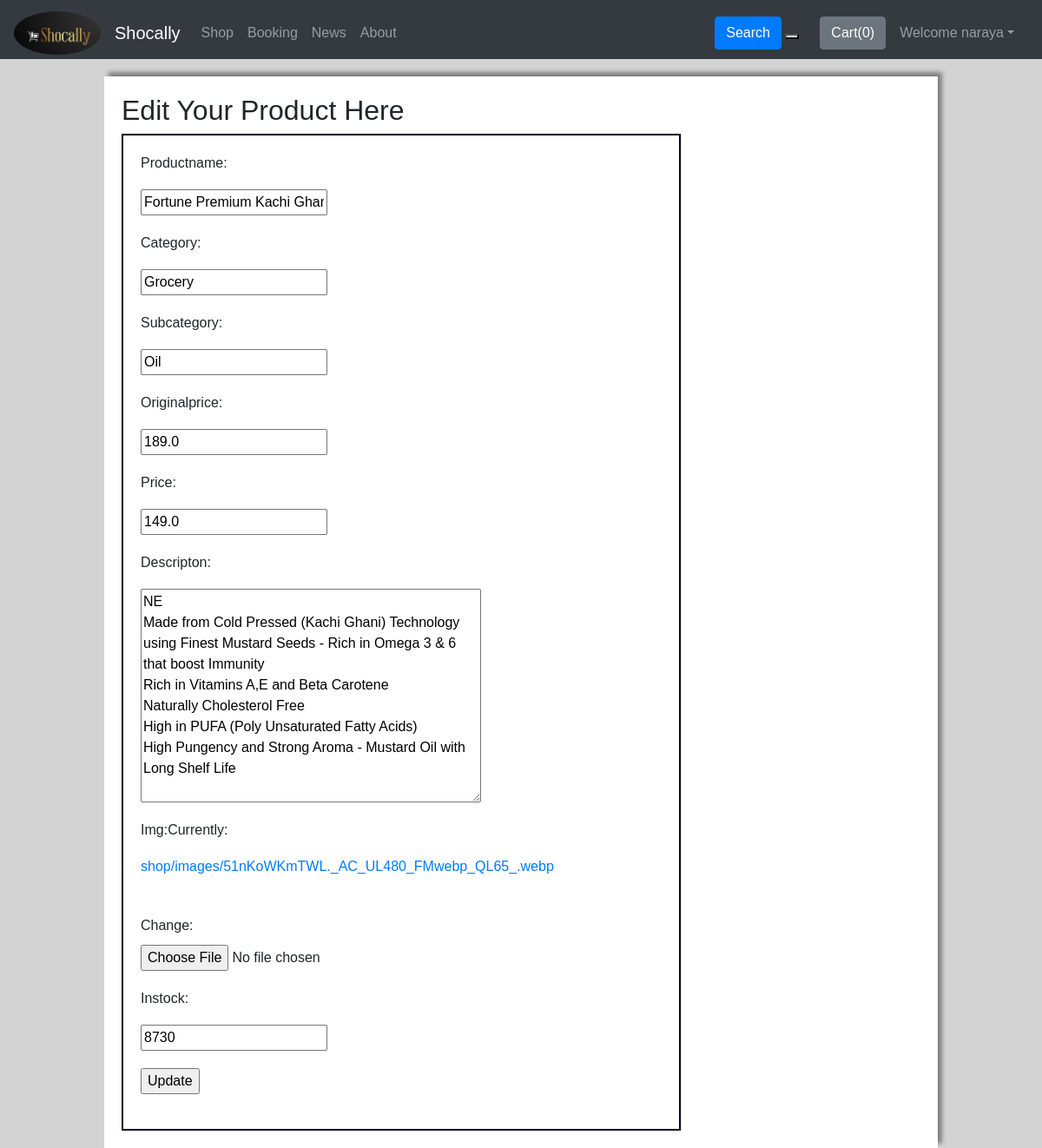
The app's page /shop/editProduct/14 (signed in), older data.
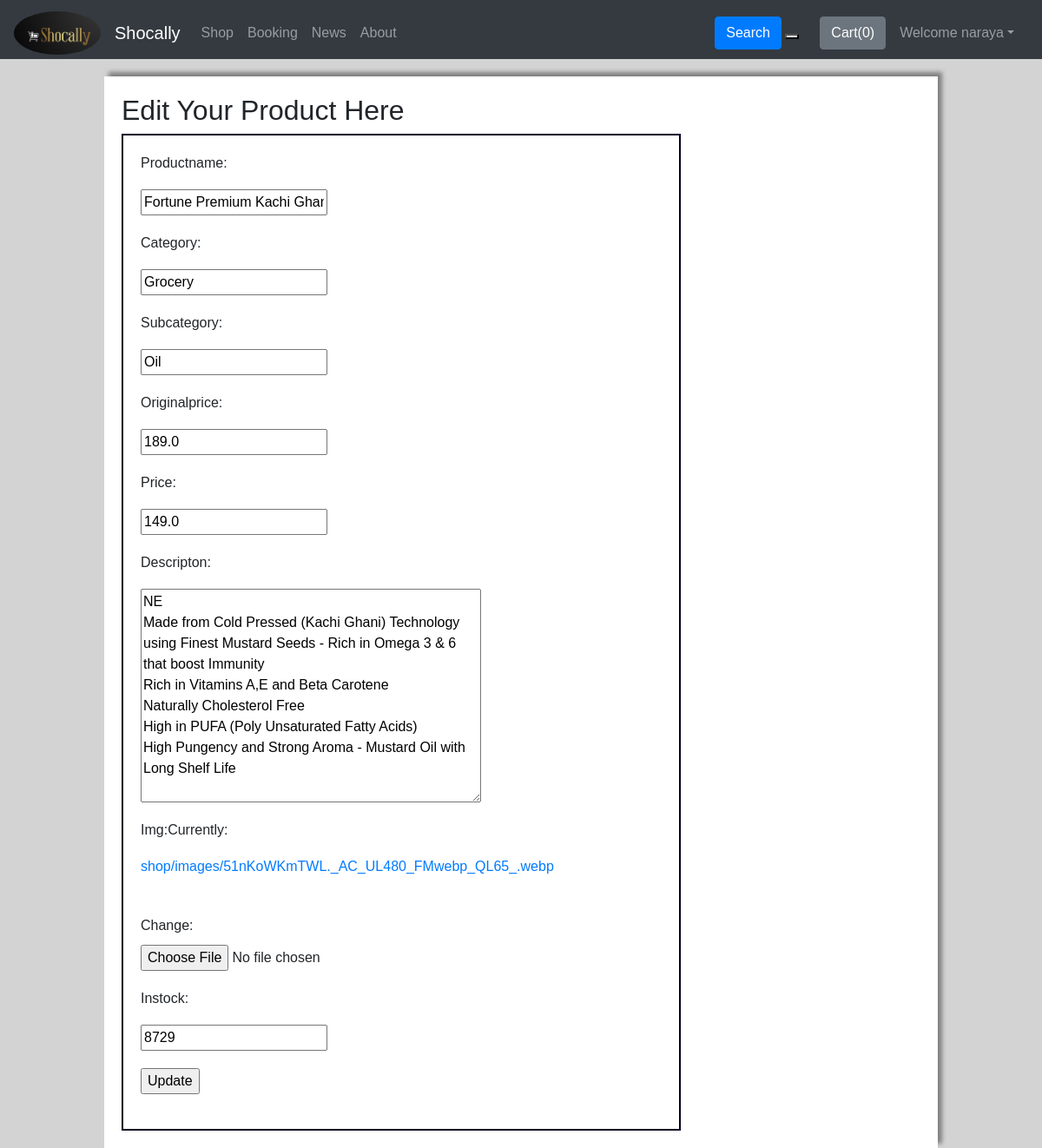
The same page, newer data.
### shop/models.py (models this page shows, shortened)
class Product(models.Model):
    product_id = models.AutoField
    seller = models.ForeignKey(Seller,on_delete=models.CASCADE)            # one to many relationship
    product_name = models.CharField(max_length=50, default="")
    category = models.CharField(max_length=50, default="")
    subCategory = models.CharField(max_length=50, default="")
    originalPrice = models.FloatField(default=0.0)
    price = models.FloatField(default=0.0)
    desc = models.TextField()
    image = models.ImageField(upload_to='shop/images', default="")
    rating = models.FloatField(default=0.0)
    ratingNo = models.IntegerField(default=0)                             # Number of rating by users
    inStock = models.IntegerField(default=0)

### shop/views.py (the view)
# urls.py: path('editProduct/<int:prodId>', views.editProduct, name="editProduct"),
@login_required(login_url='/')
def editProduct(request,prodId):
    product=Product.objects.get(id=prodId)
    fields={'productName':product.product_name, 'category':product.category,'subCategory':product.subCategory,'originalPrice':product.originalPrice,'price':product.price,'descripton':product.desc,'img':product.image, 'inStock':product.inStock}
    form=NewProductForm(initial=fields)
    return  render(request, "shop/editProduct.html",{'form':form,'product':product})

### shop/forms.py
class NewProductForm(forms.Form):
    productName = forms.CharField(max_length=50)
    category = forms.CharField(max_length=50)
    subCategory=forms.CharField(max_length=50)
    originalPrice = forms.FloatField()
    price = forms.FloatField()
    descripton = forms.CharField(widget=forms.Textarea)
    img = forms.ImageField()
    inStock = forms.IntegerField()

### shop/models.py (called while the page is built)
    def __str__(self):
        return self.first_name+" "+self.last_name+" -- "+str(self.PINCODE)

### templates/shop/editProduct.html (shortened to what this page needs)
{% extends 'base.html' %}
{% load static %}
{% block link %}
<link rel="stylesheet" href="{% static 'css/shop/edit.css' %}">
{% endblock %}
{% block body %}
    <div id="main">
      <h2>Edit Your Product Here</h2>
      <form action="/shop/editProductHandle/" enctype='multipart/form-data' method="post" >
        {{form}}
        <input type="submit" value="Update">
      </form>
    </div>
{% endblock %}

Row changes from the older to the newer data that the page shows:
changed Product "Grocery": inStock "8730" → "8729"
